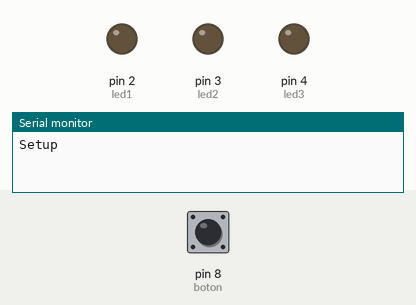
Bench run of a sketch on a simulated Arduino Uno, built with avr-gcc and run on an emulated ATmega328P. Parts: output pins drawn as LEDs (lit = HIGH), the last lines printed to the serial monitor. The test bench sets the inputs (shaded band); at power-on: pin 8 (boton) LOW. Random numbers use the default seed unless the sketch sets one.

Above: at 1.2 s.
1.3 s: pin 8 (boton) pulled HIGH for 0.15 s
At 2.2 s:
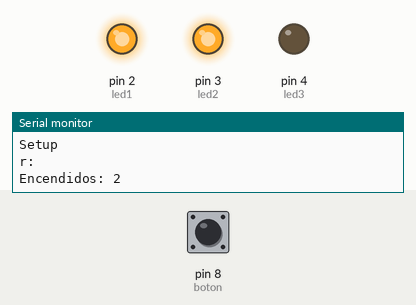
2.9 s: pin 8 (boton) pulsed HIGH 5 times (0.12 s each, 0.3 s apart)
At 4.4 s:
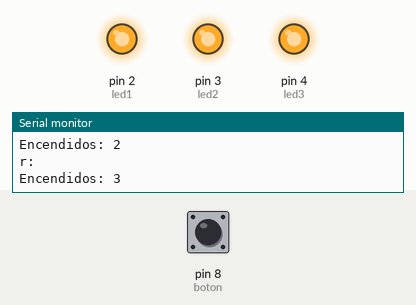
5.9 s: pin 8 (boton) pulled HIGH for 1 s
At 6.9 s:
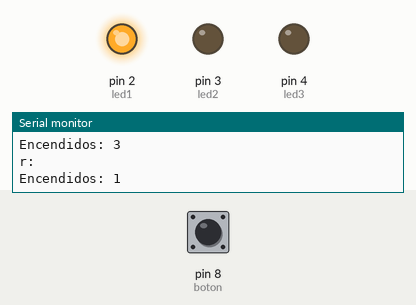
8.4 s: pin 8 (boton) pulled HIGH for 3.2 s
At 8.8 s:
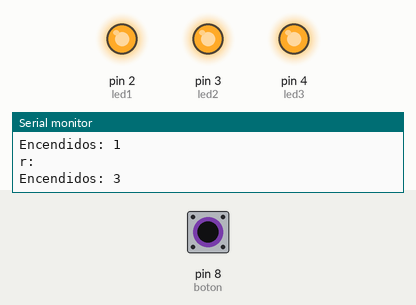
Timing chart, 0 to 11.4 s (numbered marks = the images above; inputs shaded):
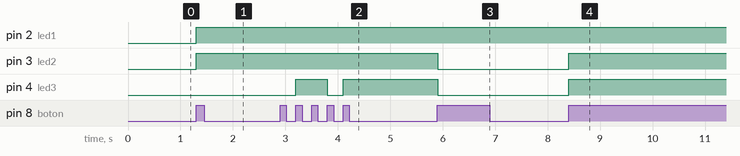

Measured:
- after the input at 1.3 s, pin 2 (led1), pin 3 (led2): LOW → HIGH at once
- after the input at 2.9 s, pin 4 (led3): LOW → HIGH after 0.30 s, → LOW 0.60 s later, → HIGH 0.30 s later
- after the input at 5.9 s, pin 3 (led2), pin 4 (led3): HIGH → LOW at once
- after the input at 8.4 s, pin 3 (led2), pin 4 (led3): LOW → HIGH at once

The sketch:

Actividad1-1.ino
```cpp
//Santiago Martin Agra
//Sergio Moradas Quintana

int led1 = 2;
int led2 = 3;
int led3 = 4;

int boton = 8;
int pulsado = 0;

void setup() {
  Serial.begin(9600); // Iniciar el Serial
  Serial.println("Setup");

  pinMode(led1, OUTPUT);
  pinMode(led2, OUTPUT);
  pinMode(led3, OUTPUT);

  pinMode(boton, INPUT);

}

void loop() {

  int lectura = digitalRead(boton);

  if(lectura == HIGH && pulsado == 0){
    pulsado = 1;

    int r = random(0, 3);
    Serial.println("r:");

    switch(r){
      case 0:
        Serial.println("Encendidos: 1");
        digitalWrite(led1, HIGH);
        digitalWrite(led2, LOW);
        digitalWrite(led3, LOW);
      break;
      case 1:
        Serial.println("Encendidos: 2");
        digitalWrite(led1, HIGH);
        digitalWrite(led2, HIGH);
        digitalWrite(led3, LOW);
      break;
      case 2:
        Serial.println("Encendidos: 3");
        digitalWrite(led1, HIGH);
        digitalWrite(led2, HIGH);
        digitalWrite(led3, HIGH);
      break;
    }

  }
  else if(lectura == LOW){
    pulsado = 0;
  }


}
```
